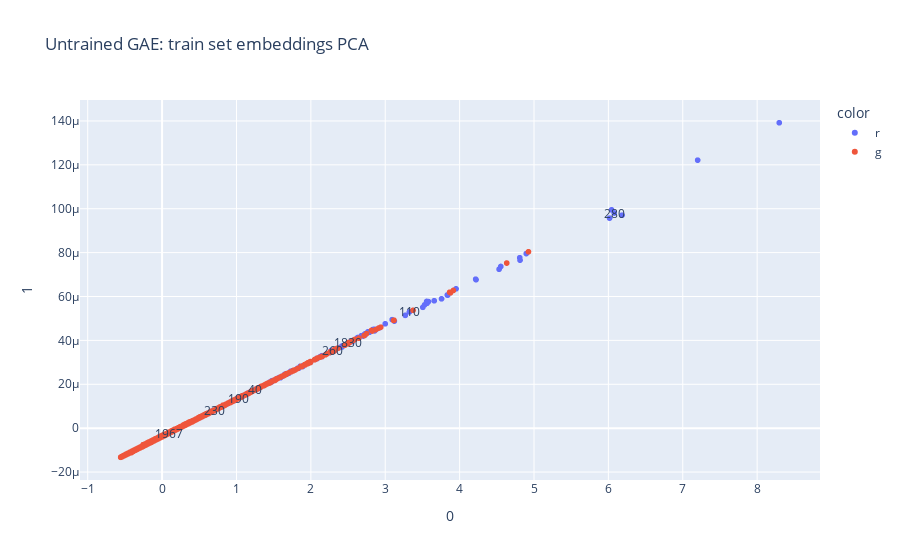

Here is the notebook cell this chart was saved with:
### Code cell
visualize_pca_embeddings(gae_model, train_dataset, 'Untrained GAE: train set embeddings PCA', labeled=True, labels=[40, 190, 230, 1830, 260, 110, 280, 1967])

### Figure 1 — Plotly figure (JSON) as saved in the notebook; plotly's stock layout.template omitted (floating-point values rounded to 4 significant figures; data arrays with more than 128 entries replaced by an {"elided": "..."} marker saying what was removed)
{"data": [{"customdata": {"elided": "519x1x2 mixed values"}, "hovertemplate": "color=r<br>0=%{x}<br>1=%{y}<br>hover_data_0=%{customdata[0]}<extra></extra>", "legendgroup": "r", "marker": {"color": "#636efa", "symbol": "circle"}, "mode": "markers", "name": "r", "showlegend": true, "type": "scattergl", "x": {"elided": "519 float values"}, "xaxis": "x", "y": {"elided": "519 float values"}, "yaxis": "y"}, {"customdata": {"elided": "7294x1 int values"}, "hovertemplate": "color=g<br>0=%{x}<br>1=%{y}<br>hover_data_0=%{customdata[0]}<extra></extra>", "legendgroup": "g", "marker": {"color": "#EF553B", "symbol": "circle"}, "mode": "markers", "name": "g", "showlegend": true, "type": "scattergl", "x": {"elided": "7294 float values"}, "xaxis": "x", "y": {"elided": "7294 float values"}, "yaxis": "y"}], "layout": {"annotations": [{"showarrow": false, "text": "40", "x": 1.25, "y": 1.747e-05}, {"showarrow": false, "text": "190", "x": 1.034, "y": 1.368e-05}, {"showarrow": false, "text": "230", "x": 0.7036, "y": 8.177e-06}, {"showarrow": false, "text": "1830", "x": 2.505, "y": 3.903e-05}, {"showarrow": false, "text": "260", "x": 2.286, "y": 3.523e-05}, {"showarrow": false, "text": "110", "x": 3.325, "y": 5.297e-05}, {"showarrow": false, "text": "280", "x": 6.079, "y": 9.805e-05}, {"showarrow": false, "text": "1967", "x": 0.09581, "y": -2.23e-06}], "legend": {"title": {"text": "color"}, "tracegroupgap": 0}, "title": {"text": "Untrained GAE: train set embeddings PCA"}, "xaxis": {"anchor": "y", "domain": [0, 1], "title": {"text": "0"}}, "yaxis": {"anchor": "x", "domain": [0, 1], "title": {"text": "1"}}}}
